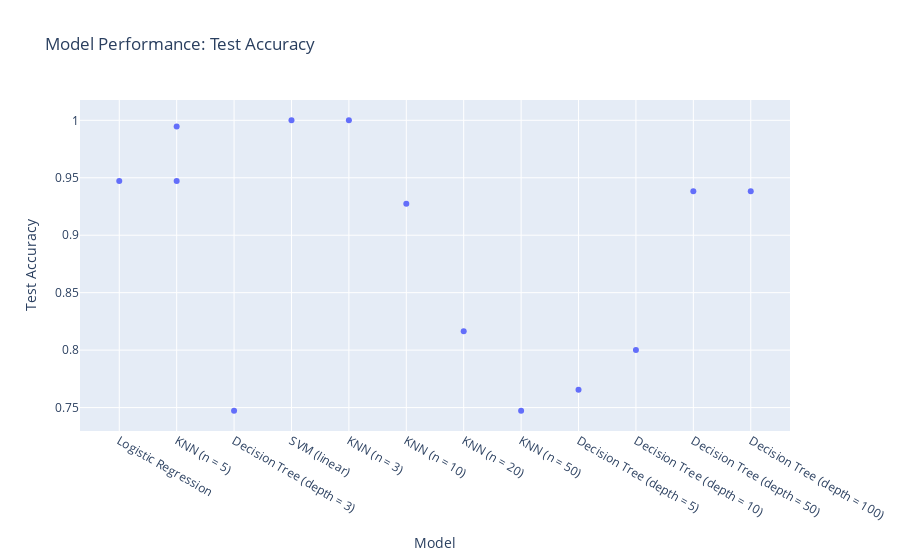
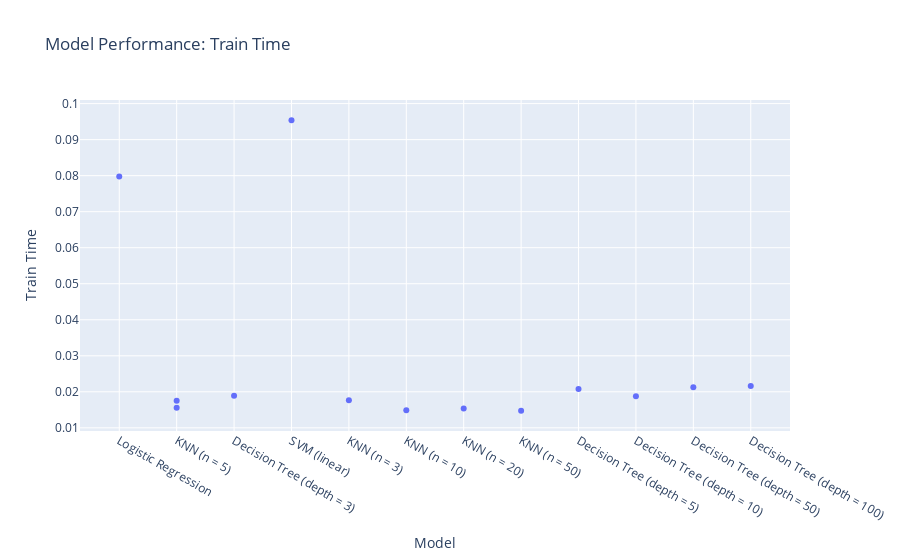

Write notebook code for charts like these, in order.
### Code cell
# Plot model against test accuracy 
fig = px.scatter(model_comparisons, x='Model', y='Test Accuracy',
                 title='Model Performance: Test Accuracy')
fig.show()

fig2 = px.scatter(model_comparisons, x='Model', y='Train Time',
                 title='Model Performance: Train Time')
fig2.show()

### Figure 1 — Plotly figure (JSON) as saved in the notebook; plotly's stock layout.template omitted (floating-point values rounded to 4 significant figures)
{"data": [{"hovertemplate": "Model=%{x}<br>Test Accuracy=%{y}<extra></extra>", "legendgroup": "", "marker": {"color": "#636efa", "symbol": "circle"}, "mode": "markers", "name": "", "orientation": "v", "showlegend": false, "type": "scatter", "x": ["Logistic Regression", "KNN (n = 5)", "Decision Tree (depth = 3)", "SVM (linear)", "KNN (n = 3)", "KNN (n = 5)", "KNN (n = 10)", "KNN (n = 20)", "KNN (n = 50)", "Decision Tree (depth = 5)", "Decision Tree (depth = 10)", "Decision Tree (depth = 50)", "Decision Tree (depth = 100)"], "xaxis": "x", "y": [0.9473, 0.9473, 0.7473, 1, 1, 0.9945, 0.9273, 0.8164, 0.7473, 0.7655, 0.8, 0.9382, 0.9382], "yaxis": "y"}], "layout": {"legend": {"tracegroupgap": 0}, "title": {"text": "Model Performance: Test Accuracy"}, "xaxis": {"anchor": "y", "domain": [0, 1], "title": {"text": "Model"}}, "yaxis": {"anchor": "x", "domain": [0, 1], "title": {"text": "Test Accuracy"}}}}

### Figure 2 — Plotly figure (JSON) as saved in the notebook; plotly's stock layout.template omitted (floating-point values rounded to 4 significant figures)
{"data": [{"hovertemplate": "Model=%{x}<br>Train Time=%{y}<extra></extra>", "legendgroup": "", "marker": {"color": "#636efa", "symbol": "circle"}, "mode": "markers", "name": "", "orientation": "v", "showlegend": false, "type": "scatter", "x": ["Logistic Regression", "KNN (n = 5)", "Decision Tree (depth = 3)", "SVM (linear)", "KNN (n = 3)", "KNN (n = 5)", "KNN (n = 10)", "KNN (n = 20)", "KNN (n = 50)", "Decision Tree (depth = 5)", "Decision Tree (depth = 10)", "Decision Tree (depth = 50)", "Decision Tree (depth = 100)"], "xaxis": "x", "y": [0.07975, 0.01751, 0.01892, 0.09537, 0.01769, 0.01561, 0.0149, 0.01534, 0.01476, 0.02081, 0.01879, 0.0213, 0.02162], "yaxis": "y"}], "layout": {"legend": {"tracegroupgap": 0}, "title": {"text": "Model Performance: Train Time"}, "xaxis": {"anchor": "y", "domain": [0, 1], "title": {"text": "Model"}}, "yaxis": {"anchor": "x", "domain": [0, 1], "title": {"text": "Train Time"}}}}
